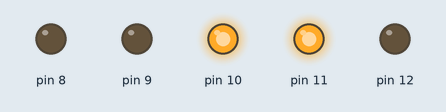
Simulated run of this sketch. Board: Arduino Uno, built with avr-gcc and run on an emulated ATmega328P. Shown: output pins drawn as LEDs (lit = HIGH).

Above: at 5.0 s.
At 15.0 s:
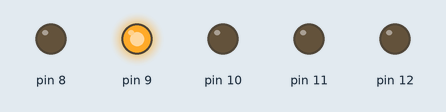
At 25.0 s:
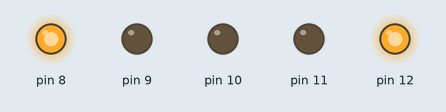
Timing chart, 0 to 39.0 s (numbered marks = the images above):
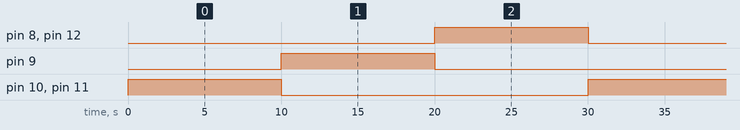

The sketch:

codigo_semaforo.ino
```cpp
void setup() {
  // Para executar uma vez:
  pinMode (8, OUTPUT);
  pinMode (9, OUTPUT);
  pinMode (10, OUTPUT);
  pinMode (11, OUTPUT);
  pinMode (12, OUTPUT);
}

void loop() {
  // Executar o loop:

  // Sinal vermelho e verde para pedestre
  digitalWrite (10, HIGH); // Ligar
  digitalWrite (11, HIGH);
  digitalWrite (8, LOW); // Desligar
  digitalWrite (9, LOW);
  digitalWrite (12, LOW);
  delay (10000);

  digitalWrite (9, HIGH);
  digitalWrite (11, LOW);
  digitalWrite (8, LOW);
  digitalWrite (10, LOW);
  digitalWrite (12, LOW);
  delay (10000);

  digitalWrite (8, HIGH);
  digitalWrite (12, HIGH);
  digitalWrite (10, LOW);
  digitalWrite (9, LOW);
  digitalWrite (11, LOW);
  delay (10000);
}
```

Measured:
- by itself, pin 8–12: alternates HIGH for 10.0 s and LOW for 20.0 s
- by itself, everything shown: repeats every 30.0 s, in 3 steps
